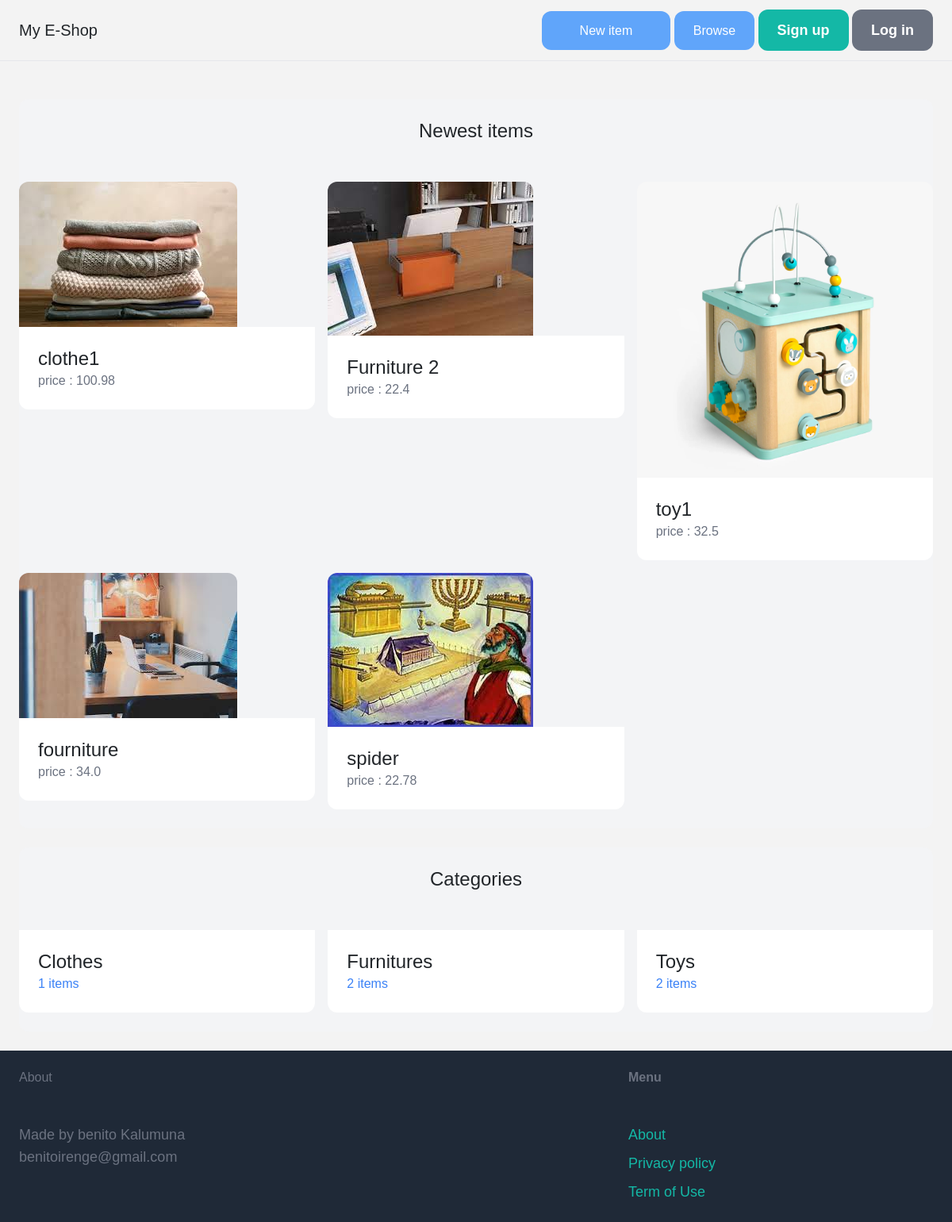
The page / on the database its author committed.
### item/models.py (models this page shows, shortened)
class Item(models.Model):
    category =models.ForeignKey(Category, related_name='items', on_delete=models.CASCADE)
    name = models.CharField(max_length=255)
    description = models.TextField(blank=True, null=True)
    price=models.FloatField()
    image= models.ImageField(upload_to='item_images',blank=True, null=True)
    is_sold=models.BooleanField(default=False)
    created_by =models.ForeignKey(User, related_name='items', on_delete=models.CASCADE)
    created_at= models.DateTimeField(auto_now_add=True)

class Category(models.Model):
    name = models.CharField(max_length=255)
    class Meta:
        ordering=('name',)
        verbose_name_plural ='Categories'

### core/views.py (the view)
# urls.py: path('', views.index, name='index'),
def index(request):
    items =Item.objects.filter(is_sold=False)[0:6]
    categories=Category.objects.all()
    return render(request, 'core/index.html',{
                  'categories': categories,
                  'items': items,
                 } )

### core/templates/core/index.html (shortened to what this page needs)
{% extends 'core/base.html' %}
{% block content %}
<div class="mt-6 px6 py-6 bg-12 bg-gray-100 rounded-xl">
    <h2 class="mb-12 text-2xl text-center">Newest items</h2>
    <div class="grid grid-cols-3 gap-3">
        {% for item in items %}
        <div>
            <a href="{% url 'item:detail' item.id %}">
                <div>
                    <img src="{{ item.image.url }}" class="rounded-t-xl">
                </div>
                <div class="p-6 bg-white rounded-b-xl">
                    <h2 class="text-2xl">{{item.name}}</h2>
                    <p class="text-gray-500">price : {{ item.price }}</p>
                </div>
            </a>
        </div>
        {% endfor %}
    </div>
</div>
<div class="mt-6 px6 py-6 bg-12 bg-gray-100 rounded-xl">
    <h2 class="mb-12 text-2xl text-center">Categories</h2>
    <div class="grid grid-cols-3 gap-3">
        {% for category in categories %}
        <div>
            <a href="#">
        <div class="p-6 bg-white rounded-b-xl">
            <h2 class="text-2xl">{{ category.name }}</h2>
            <p class="text-blue-500">{{ category.items.count }} items</p>
           </a>
        </div>
    </div>
        {% endfor %}
{% endblock %}

### core/templates/core/base.html (shortened to what this page needs)
<!DOCTYPE html>
<html>
    <head>
        <script src="https://cdn.tailwindcss.com"></script>
        <link href="https://cdn.jsdelivr.net/npm/bootstrap@5.1.3/dist/css/bootstrap.min.css" rel="stylesheet"
>
        {% load static %}
        <link rel="stylesheet" href="{% static 'css/styles.css' %}">
        <link rel="stylesheet" href="{% static 'css/dropdown.css' %}">
    </head>
    <body>
    <nav class="py-6 px-6 flex justify-between items-center border-b border-gray-200">
            <a href="/" class="text-xl font-demibold">My E-Shop</a>
            <div class="psace-x-6">
                <a href="{% url 'item:new' %}" class="px-5 py-3 text-white font-semiblod bg-blue-400  rounded-xl hover:bg-teal-500">New item</a>
                <a href="{% url 'item:items' %}" class="px-6 py-3 text-white font-semiblod bg-blue-400
                rounded-xl hover:bg-teal-500">Browse</a>
                {% if request.user.is_authenticated %}
                <a href="{% url 'conversation:inbox'%}" class="px-6 py-3 text-lg font-semibold bg-gray-500 text-white rounded-xl hover:bg-teal-700">Inbox</a>
                <a href="{% url 'dashboard:index'%}" class="px-6 py-3 text-lg font-semibold bg-gray-500 text-white rounded-xl hover:bg-teal-700">Dashboard</a>
                <a href="{% url 'logout' %}?next={% url 'core:index' %}">
                    <button class="logout-btn px-6 py-3 text-lg font-semibold bg-gray-500 text-white rounded-xl hover:bg-teal-700">
                      <i class="fas fa-power-off mr-2"></i> Logout
                    </button>
                </a>
                {% else %}
                <a href="{% url 'core:signup' %}" class="px-6 py-3 text-lg font-semibold bg-teal-500 text-white rounded-xl hover:bg-teal-700">Sign up</a>
                <a href="{% url 'core:login' %}" class="px-6 py-3 text-lg font-semibold bg-gray-500 text-white rounded-xl hover:bg-teal-700">Log in</a>
                {% endif %}
            </div>
        </nav>
        <div class="px-6 py-6">
            {% block content %}
            {% endblock%}
        <footer class="py-6 px-6 justify-between bg-gray-800 flex">
            <div class="w-2/3 pr-10">
                <h3 class="mb-5 font-semiblod text-gray-500">About</h3>
                <p class="text-lg text-gray-500">Made by benito Kalumuna <br> benitoirenge@gmail.com</p>
            </div>
            <div class="w-1/3 ">
                <h3 class="mb-5 font-semibold text-gray-500">Menu</h3>
                    <ul class="space-y-2 ">
                        <li><a href="#" class="text-lg text-teal-500 hover:text-teal-700">About</a></li>
                        <li><a href="#" class="text-lg text-teal-500 hover:text-teal-700">Privacy policy</a></li>
                        <li><a href="#" class="text-lg text-teal-500 hover:text-teal-700">Term of Use</a></li>
                    </ul>
            </div>
        </footer>
    </body>
</html>

### static/css/styles.css (style rules this page uses)
* { margin: 0; padding: 0; box-sizing: border-box; list-style: none; font-family: 'Josefin Sans', sans-serif; }
body { background-color: #f3f3f3; }

### rows shown on the page
Item: image (picture), name "clothe1", price "100.98"
Item: image (picture), name "Furniture 2", price "22.4"
Item: image (picture), name "toy1", price "32.5"
Item: image (picture), name "fourniture", price "34.0"
Item: image (picture), name "spider", price "22.78"
Category: name "Clothes", items.count "1"
Category: name "Furnitures", items.count "2"
Category: name "Toys", items.count "2"
